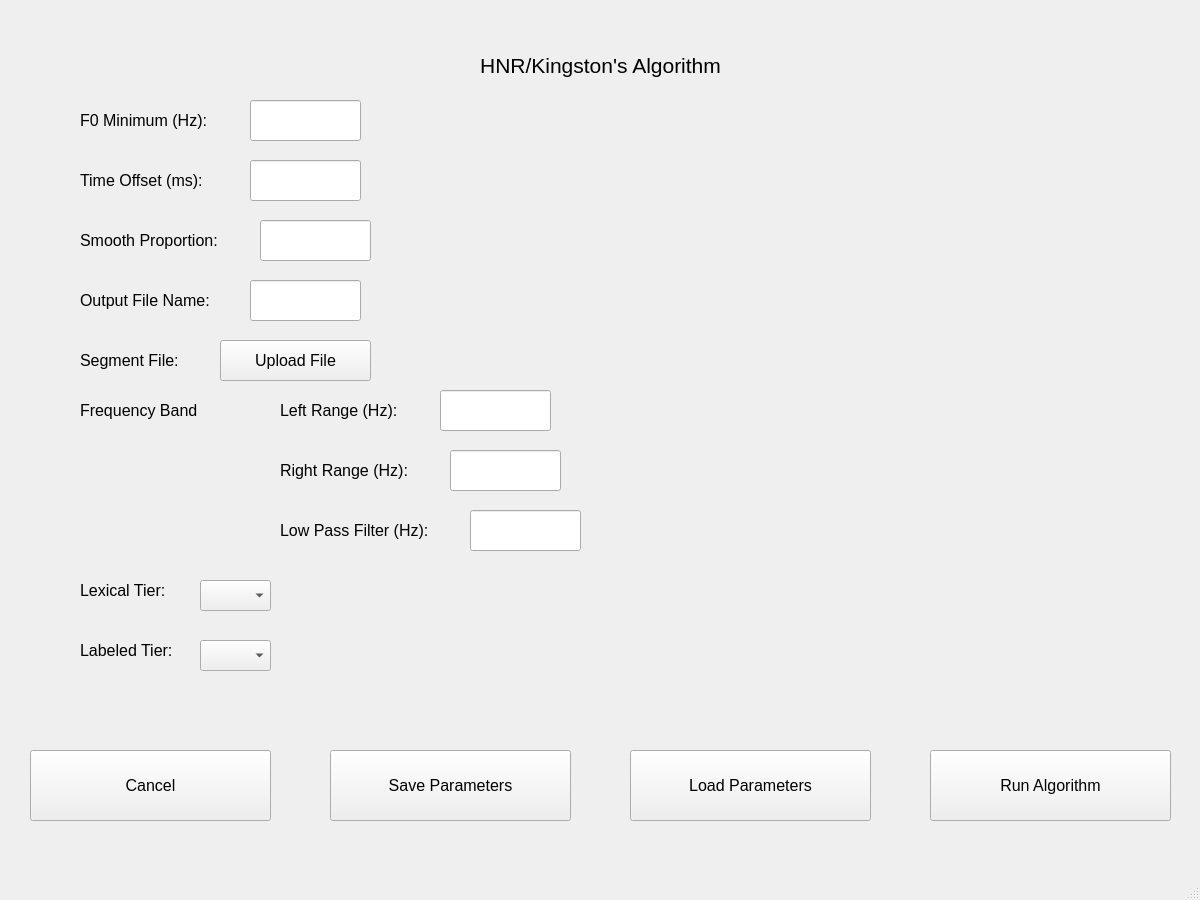
<?xml version="1.0" encoding="UTF-8"?>
<ui version="4.0">
 <class>HNRKingstonPage</class>
 <widget class="QMainWindow" name="HNRKingstonPage">
  <property name="geometry">
   <rect>
    <x>0</x>
    <y>0</y>
    <width>1200</width>
    <height>900</height>
   </rect>
  </property>
  <property name="windowTitle">
   <string>MainWindow</string>
  </property>
  <widget class="QWidget" name="centralwidget">
   <widget class="QLabel" name="label">
    <property name="geometry">
     <rect>
      <x>0</x>
      <y>30</y>
      <width>1201</width>
      <height>71</height>
     </rect>
    </property>
    <property name="font">
     <font>
      <pointsize>16</pointsize>
     </font>
    </property>
    <property name="text">
     <string>HNR/Kingston's Algorithm</string>
    </property>
    <property name="alignment">
     <set>Qt::AlignCenter</set>
    </property>
   </widget>
   <widget class="QLineEdit" name="f0MinimumInput">
    <property name="geometry">
     <rect>
      <x>250</x>
      <y>100</y>
      <width>111</width>
      <height>41</height>
     </rect>
    </property>
    <property name="inputMethodHints">
     <set>Qt::ImhDigitsOnly</set>
    </property>
    <property name="text">
     <string/>
    </property>
   </widget>
   <widget class="QLabel" name="label_2">
    <property name="geometry">
     <rect>
      <x>80</x>
      <y>100</y>
      <width>161</width>
      <height>41</height>
     </rect>
    </property>
    <property name="font">
     <font>
      <pointsize>12</pointsize>
     </font>
    </property>
    <property name="text">
     <string>F0 Minimum (Hz):</string>
    </property>
   </widget>
   <widget class="QLabel" name="label_3">
    <property name="geometry">
     <rect>
      <x>80</x>
      <y>160</y>
      <width>161</width>
      <height>41</height>
     </rect>
    </property>
    <property name="font">
     <font>
      <pointsize>12</pointsize>
     </font>
    </property>
    <property name="text">
     <string>Time Offset (ms):</string>
    </property>
   </widget>
   <widget class="QLineEdit" name="timeOffsetInput">
    <property name="geometry">
     <rect>
      <x>250</x>
      <y>160</y>
      <width>111</width>
      <height>41</height>
     </rect>
    </property>
    <property name="text">
     <string/>
    </property>
   </widget>
   <widget class="QLabel" name="label_4">
    <property name="geometry">
     <rect>
      <x>80</x>
      <y>220</y>
      <width>171</width>
      <height>41</height>
     </rect>
    </property>
    <property name="font">
     <font>
      <pointsize>12</pointsize>
     </font>
    </property>
    <property name="text">
     <string>Smooth Proportion:</string>
    </property>
   </widget>
   <widget class="QLineEdit" name="smoothProportionInput">
    <property name="geometry">
     <rect>
      <x>260</x>
      <y>220</y>
      <width>111</width>
      <height>41</height>
     </rect>
    </property>
    <property name="text">
     <string/>
    </property>
   </widget>
   <widget class="QLabel" name="label_5">
    <property name="geometry">
     <rect>
      <x>80</x>
      <y>280</y>
      <width>171</width>
      <height>41</height>
     </rect>
    </property>
    <property name="font">
     <font>
      <pointsize>12</pointsize>
     </font>
    </property>
    <property name="text">
     <string>Output File Name:</string>
    </property>
   </widget>
   <widget class="QLineEdit" name="outputFileNameInput">
    <property name="geometry">
     <rect>
      <x>250</x>
      <y>280</y>
      <width>111</width>
      <height>41</height>
     </rect>
    </property>
    <property name="text">
     <string/>
    </property>
   </widget>
   <widget class="QLabel" name="label_6">
    <property name="geometry">
     <rect>
      <x>80</x>
      <y>340</y>
      <width>171</width>
      <height>41</height>
     </rect>
    </property>
    <property name="font">
     <font>
      <pointsize>12</pointsize>
     </font>
    </property>
    <property name="text">
     <string>Segment File:</string>
    </property>
   </widget>
   <widget class="QPushButton" name="cancelButton">
    <property name="geometry">
     <rect>
      <x>30</x>
      <y>750</y>
      <width>241</width>
      <height>71</height>
     </rect>
    </property>
    <property name="font">
     <font>
      <pointsize>12</pointsize>
     </font>
    </property>
    <property name="text">
     <string>Cancel</string>
    </property>
   </widget>
   <widget class="QPushButton" name="runAlgoButton">
    <property name="geometry">
     <rect>
      <x>930</x>
      <y>750</y>
      <width>241</width>
      <height>71</height>
     </rect>
    </property>
    <property name="font">
     <font>
      <pointsize>12</pointsize>
     </font>
    </property>
    <property name="text">
     <string>Run Algorithm</string>
    </property>
   </widget>
   <widget class="QPushButton" name="saveParametersButton">
    <property name="geometry">
     <rect>
      <x>330</x>
      <y>750</y>
      <width>241</width>
      <height>71</height>
     </rect>
    </property>
    <property name="font">
     <font>
      <pointsize>12</pointsize>
     </font>
    </property>
    <property name="text">
     <string>Save Parameters</string>
    </property>
   </widget>
   <widget class="QPushButton" name="loadParametersButton">
    <property name="geometry">
     <rect>
      <x>630</x>
      <y>750</y>
      <width>241</width>
      <height>71</height>
     </rect>
    </property>
    <property name="font">
     <font>
      <pointsize>12</pointsize>
     </font>
    </property>
    <property name="text">
     <string>Load Parameters</string>
    </property>
   </widget>
   <widget class="QLabel" name="label_7">
    <property name="geometry">
     <rect>
      <x>80</x>
      <y>390</y>
      <width>171</width>
      <height>41</height>
     </rect>
    </property>
    <property name="font">
     <font>
      <pointsize>12</pointsize>
     </font>
    </property>
    <property name="text">
     <string>Frequency Band </string>
    </property>
   </widget>
   <widget class="QLabel" name="label_8">
    <property name="geometry">
     <rect>
      <x>280</x>
      <y>390</y>
      <width>171</width>
      <height>41</height>
     </rect>
    </property>
    <property name="font">
     <font>
      <pointsize>12</pointsize>
     </font>
    </property>
    <property name="text">
     <string>Left Range (Hz):</string>
    </property>
   </widget>
   <widget class="QLabel" name="label_9">
    <property name="geometry">
     <rect>
      <x>280</x>
      <y>450</y>
      <width>171</width>
      <height>41</height>
     </rect>
    </property>
    <property name="font">
     <font>
      <pointsize>12</pointsize>
     </font>
    </property>
    <property name="text">
     <string>Right Range (Hz):</string>
    </property>
   </widget>
   <widget class="QLabel" name="label_10">
    <property name="geometry">
     <rect>
      <x>280</x>
      <y>510</y>
      <width>191</width>
      <height>41</height>
     </rect>
    </property>
    <property name="font">
     <font>
      <pointsize>12</pointsize>
     </font>
    </property>
    <property name="text">
     <string>Low Pass Filter (Hz):</string>
    </property>
   </widget>
   <widget class="QLabel" name="label_11">
    <property name="geometry">
     <rect>
      <x>80</x>
      <y>630</y>
      <width>171</width>
      <height>41</height>
     </rect>
    </property>
    <property name="font">
     <font>
      <pointsize>12</pointsize>
     </font>
    </property>
    <property name="text">
     <string>Labeled Tier:</string>
    </property>
   </widget>
   <widget class="QLabel" name="label_12">
    <property name="geometry">
     <rect>
      <x>80</x>
      <y>570</y>
      <width>171</width>
      <height>41</height>
     </rect>
    </property>
    <property name="font">
     <font>
      <pointsize>12</pointsize>
     </font>
    </property>
    <property name="text">
     <string>Lexical Tier:</string>
    </property>
   </widget>
   <widget class="QLineEdit" name="leftRangeInput">
    <property name="geometry">
     <rect>
      <x>440</x>
      <y>390</y>
      <width>111</width>
      <height>41</height>
     </rect>
    </property>
    <property name="text">
     <string/>
    </property>
   </widget>
   <widget class="QLineEdit" name="rightRangeInput">
    <property name="geometry">
     <rect>
      <x>450</x>
      <y>450</y>
      <width>111</width>
      <height>41</height>
     </rect>
    </property>
    <property name="text">
     <string/>
    </property>
   </widget>
   <widget class="QLineEdit" name="lowPassFilterInput">
    <property name="geometry">
     <rect>
      <x>470</x>
      <y>510</y>
      <width>111</width>
      <height>41</height>
     </rect>
    </property>
    <property name="text">
     <string/>
    </property>
   </widget>
   <widget class="QPushButton" name="uploadSegmentFileButton">
    <property name="geometry">
     <rect>
      <x>220</x>
      <y>340</y>
      <width>151</width>
      <height>41</height>
     </rect>
    </property>
    <property name="font">
     <font>
      <pointsize>12</pointsize>
     </font>
    </property>
    <property name="text">
     <string>Upload File</string>
    </property>
   </widget>
   <widget class="QComboBox" name="lexicalTierComboBox">
    <property name="geometry">
     <rect>
      <x>200</x>
      <y>580</y>
      <width>71</width>
      <height>31</height>
     </rect>
    </property>
    <property name="editable">
     <bool>false</bool>
    </property>
    <property name="currentText">
     <string/>
    </property>
    <property name="insertPolicy">
     <enum>QComboBox::NoInsert</enum>
    </property>
   </widget>
   <widget class="QComboBox" name="labeledTierComboBox">
    <property name="geometry">
     <rect>
      <x>200</x>
      <y>640</y>
      <width>71</width>
      <height>31</height>
     </rect>
    </property>
    <property name="currentIndex">
     <number>-1</number>
    </property>
   </widget>
   <widget class="QLabel" name="segmentFileLabel">
    <property name="geometry">
     <rect>
      <x>400</x>
      <y>340</y>
      <width>691</width>
      <height>41</height>
     </rect>
    </property>
    <property name="font">
     <font>
      <pointsize>10</pointsize>
     </font>
    </property>
    <property name="text">
     <string/>
    </property>
   </widget>
   <widget class="QLabel" name="saveParamsLabel">
    <property name="geometry">
     <rect>
      <x>330</x>
      <y>680</y>
      <width>691</width>
      <height>41</height>
     </rect>
    </property>
    <property name="font">
     <font>
      <pointsize>10</pointsize>
     </font>
    </property>
    <property name="text">
     <string/>
    </property>
   </widget>
  </widget>
  <widget class="QMenuBar" name="menubar">
   <property name="geometry">
    <rect>
     <x>0</x>
     <y>0</y>
     <width>1200</width>
     <height>26</height>
    </rect>
   </property>
  </widget>
  <widget class="QStatusBar" name="statusbar"/>
 </widget>
 <resources/>
 <connections/>
</ui>
